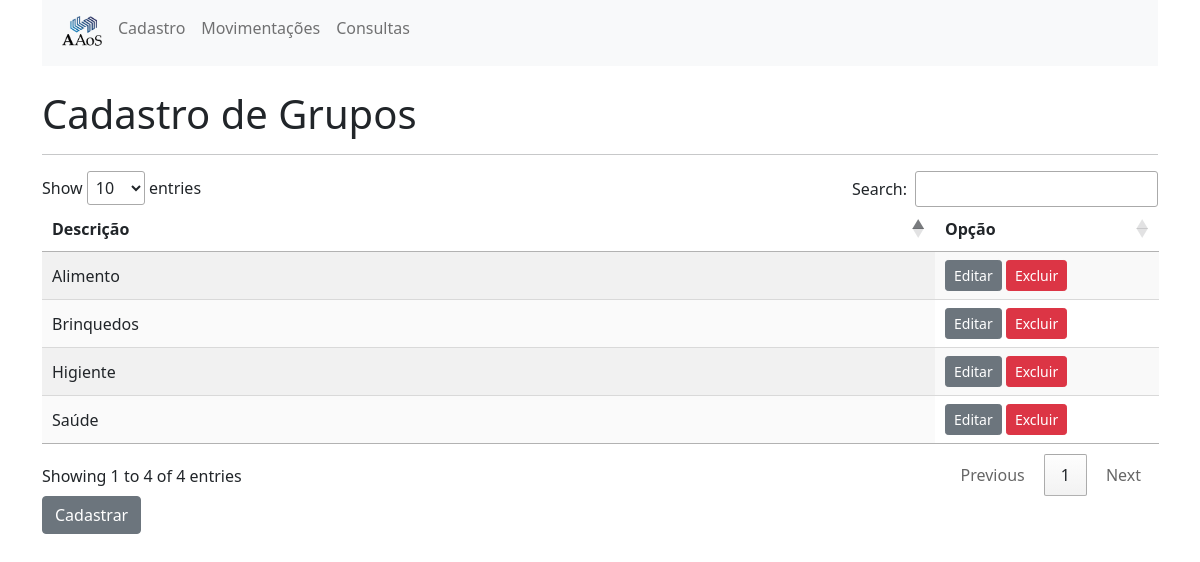
/grupos/, run on an earlier commit of the app's database.
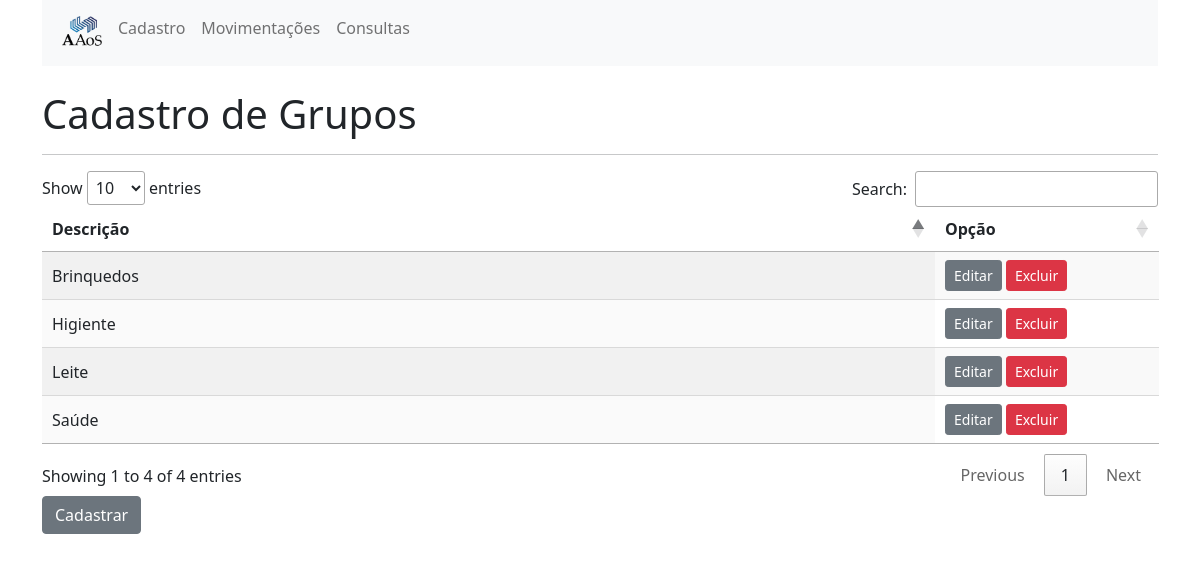
And on a later commit of the database.
### cadastros/models.py (models this page shows, shortened)
class Grupo(models.Model):
    descricao = models.CharField(
        verbose_name="Nome do Grupo",
        max_length=50,
    )
    class Meta:
        db_table = "cad_grupo"
        verbose_name = "Grupo"
        verbose_name_plural = "Grupos"

### cadastros/views.py (the view)
# urls.py: path('grupos/', views.list_grupos, name='list_grupos'),
def list_grupos(request):
    grupos = Grupo.objects.all()
    return render(request, 'cadastros/grupos.html', {'grupos':grupos})

### cadastros/templates/cadastros/grupos.html (shortened to what this page needs)
{% extends 'cadastros/base.html' %}
{% block content %}
    <br>
    <h1>Cadastro de Grupos</h1>
    <hr>
    <table id="grupos_table" class="display">
        <thead>
            <tr>
                <th>Descrição</th>
                <th>Opção</th>
            </tr>
        </thead>
        <tbody>
            {% for grupo in grupos %}
                <tr>
                    <td>
                        {{grupo.descricao}}
                    </td>
                    <td>
                       <a href="{% url 'edit_grupo' pk=grupo.pk %}" class="btn btn-secondary btn-sm">Editar</a>
                       <a href="{% url 'delete_grupo' pk=grupo.pk %}" class="btn btn-danger btn-sm">Excluir</a>
                    </td>
                </tr>
            {% endfor %}
        </tbody>
    </table>
    <a href="{% url 'new_grupo' %}" class="btn btn-secondary">Cadastrar</a>
{% endblock %}

What changed in the data, as far as the page shows it:
changed Grupo: descricao "Alimento" → "Leite"
